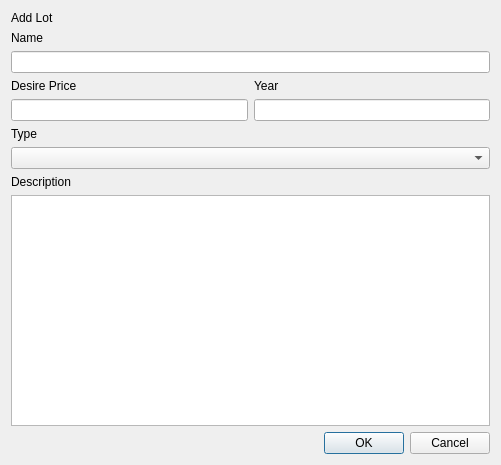
<?xml version="1.0" encoding="UTF-8"?>
<ui version="4.0">
 <class>AddLotDialog</class>
 <widget class="QDialog" name="AddLotDialog">
  <property name="geometry">
   <rect>
    <x>0</x>
    <y>0</y>
    <width>501</width>
    <height>465</height>
   </rect>
  </property>
  <property name="windowTitle">
   <string>Dialog</string>
  </property>
  <layout class="QVBoxLayout" name="verticalLayout_6">
   <item>
    <widget class="QLabel" name="addLotLabel">
     <property name="text">
      <string>Add Lot</string>
     </property>
    </widget>
   </item>
   <item>
    <layout class="QVBoxLayout" name="verticalLayout">
     <item>
      <widget class="QLabel" name="nameLabel">
       <property name="text">
        <string>Name</string>
       </property>
      </widget>
     </item>
     <item>
      <widget class="QLineEdit" name="nameLineEdit"/>
     </item>
    </layout>
   </item>
   <item>
    <layout class="QHBoxLayout" name="horizontalLayout">
     <item>
      <layout class="QVBoxLayout" name="verticalLayout_3">
       <item>
        <widget class="QLabel" name="desirePriceLabel">
         <property name="text">
          <string>Desire Price</string>
         </property>
        </widget>
       </item>
       <item>
        <widget class="QLineEdit" name="desirePriceLineEdit"/>
       </item>
      </layout>
     </item>
     <item>
      <layout class="QVBoxLayout" name="verticalLayout_5">
       <item>
        <widget class="QLabel" name="yearLabel">
         <property name="text">
          <string>Year</string>
         </property>
        </widget>
       </item>
       <item>
        <widget class="QLineEdit" name="yearLineEdit"/>
       </item>
      </layout>
     </item>
    </layout>
   </item>
   <item>
    <layout class="QVBoxLayout" name="verticalLayout_4">
     <item>
      <widget class="QLabel" name="typeLabel">
       <property name="text">
        <string>Type</string>
       </property>
      </widget>
     </item>
     <item>
      <widget class="QComboBox" name="typeComboBox"/>
     </item>
    </layout>
   </item>
   <item>
    <layout class="QVBoxLayout" name="verticalLayout_2">
     <item>
      <widget class="QLabel" name="descriptionLabel">
       <property name="text">
        <string>Description</string>
       </property>
      </widget>
     </item>
     <item>
      <widget class="QPlainTextEdit" name="descriptionTextEdit"/>
     </item>
    </layout>
   </item>
   <item>
    <widget class="QDialogButtonBox" name="buttonBox">
     <property name="orientation">
      <enum>Qt::Orientation::Horizontal</enum>
     </property>
     <property name="standardButtons">
      <set>QDialogButtonBox::StandardButton::Cancel|QDialogButtonBox::StandardButton::Ok</set>
     </property>
    </widget>
   </item>
  </layout>
 </widget>
 <resources/>
 <connections>
  <connection>
   <sender>buttonBox</sender>
   <signal>accepted()</signal>
   <receiver>AddLotDialog</receiver>
   <slot>accept()</slot>
   <hints>
    <hint type="sourcelabel">
     <x>248</x>
     <y>254</y>
    </hint>
    <hint type="destinationlabel">
     <x>157</x>
     <y>274</y>
    </hint>
   </hints>
  </connection>
  <connection>
   <sender>buttonBox</sender>
   <signal>rejected()</signal>
   <receiver>AddLotDialog</receiver>
   <slot>reject()</slot>
   <hints>
    <hint type="sourcelabel">
     <x>316</x>
     <y>260</y>
    </hint>
    <hint type="destinationlabel">
     <x>286</x>
     <y>274</y>
    </hint>
   </hints>
  </connection>
 </connections>
</ui>
